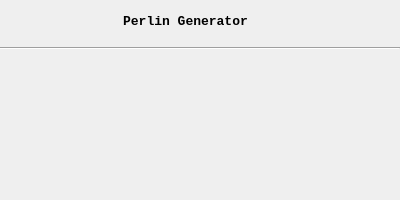
<?xml version="1.0" encoding="UTF-8"?>
<ui version="4.0">
 <class>PerlinWidget</class>
 <widget class="QWidget" name="PerlinWidget">
  <property name="geometry">
   <rect>
    <x>0</x>
    <y>0</y>
    <width>400</width>
    <height>200</height>
   </rect>
  </property>
  <property name="windowTitle">
   <string>Perlin Generator</string>
  </property>
  <widget class="Line" name="line">
   <property name="geometry">
    <rect>
     <x>0</x>
     <y>40</y>
     <width>400</width>
     <height>16</height>
    </rect>
   </property>
   <property name="orientation">
    <enum>Qt::Horizontal</enum>
   </property>
  </widget>
  <widget class="QWidget" name="layoutWidget">
   <property name="geometry">
    <rect>
     <x>40</x>
     <y>10</y>
     <width>291</width>
     <height>22</height>
    </rect>
   </property>
   <layout class="QHBoxLayout" name="horizontalLayout">
    <item>
     <spacer name="horizontalSpacer">
      <property name="orientation">
       <enum>Qt::Horizontal</enum>
      </property>
      <property name="sizeHint" stdset="0">
       <size>
        <width>40</width>
        <height>20</height>
       </size>
      </property>
     </spacer>
    </item>
    <item>
     <widget class="QLabel" name="label">
      <property name="font">
       <font>
        <family>Courier New</family>
        <pointsize>10</pointsize>
        <weight>75</weight>
        <bold>true</bold>
       </font>
      </property>
      <property name="text">
       <string>Perlin Generator</string>
      </property>
      <property name="alignment">
       <set>Qt::AlignCenter</set>
      </property>
     </widget>
    </item>
    <item>
     <spacer name="horizontalSpacer_2">
      <property name="orientation">
       <enum>Qt::Horizontal</enum>
      </property>
      <property name="sizeHint" stdset="0">
       <size>
        <width>40</width>
        <height>20</height>
       </size>
      </property>
     </spacer>
    </item>
   </layout>
  </widget>
 </widget>
 <resources/>
 <connections/>
</ui>
